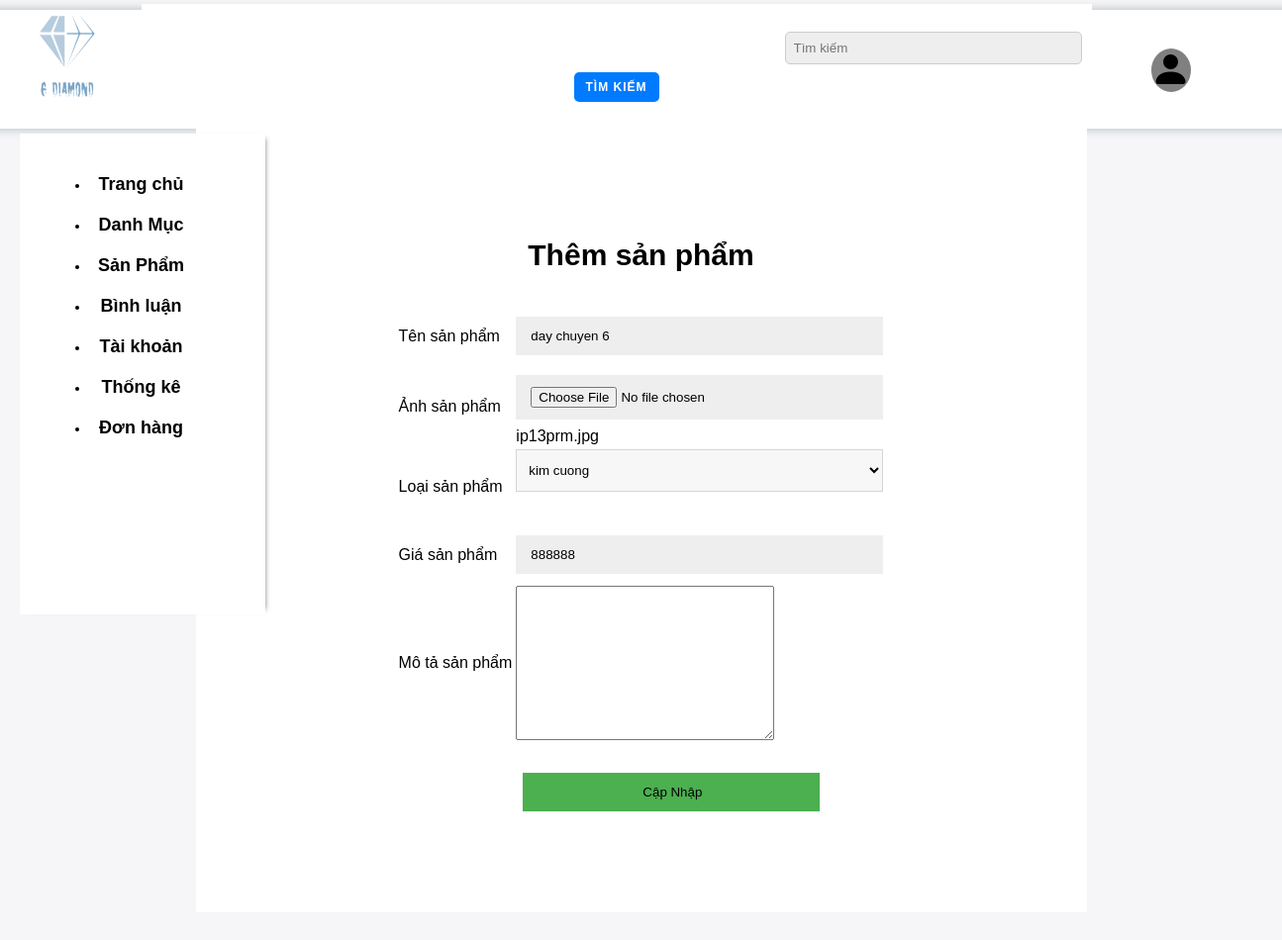
The page /admin/index.php?act=suasp&id=22 on the database its author committed.
### tables this page shows
CREATE TABLE `sanpham` (
  `id` int(10) NOT NULL,
  `name` varchar(255) NOT NULL,
  `price` double(10,2) DEFAULT 0.00,
  `img` varchar(255) DEFAULT NULL,
  `mota` text DEFAULT NULL,
  `luotxem` int(11) DEFAULT 0,
  `iddm` int(11) NOT NULL,
  `trangthai` int(11) NOT NULL
);

### model/pdo.php (called while the page is built, shortened)
<?php
function pdo_get_connection(){
    $servername = "localhost";
    $username = "root";
    $password = "";
    try {
        $conn = new PDO("mysql:host=$servername;dbname=duan", $username, $password);
        $conn->setAttribute(PDO::ATTR_ERRMODE, PDO::ERRMODE_EXCEPTION);
        return $conn;
    } catch(PDOException $e) {
        echo "Connection failed: " . $e->getMessage();
    }
}
function pdo_query($sql){
    $sql_args=array_slice(func_get_args(),1);
    try{
        $conn=pdo_get_connection();
        $stmt=$conn->prepare($sql);
        $stmt->execute($sql_args);
        $rows=$stmt->fetchAll();
        return $rows;
    }
    catch(PDOException $e){
        throw $e;
    }
    finally{
        unset($conn);
    }
}
function pdo_query_one($sql){
    $sql_args=array_slice(func_get_args(),1);
    try{
        $conn=pdo_get_connection();
        $stmt=$conn->prepare($sql);
        $stmt->execute($sql_args);
        $row=$stmt->fetch(PDO::FETCH_ASSOC);
        return $row;
    }
    catch(PDOException $e){
        throw $e;
    }
    finally{
        unset($conn);
    }
}
?>

### model/sanpham.php (called while the page is built, shortened)
<?php
function loadone_sanpham($id){
    $sql = "select * from sanpham where id = $id";
    $result = pdo_query_one($sql);
    return $result;
}
    ?>

### model/danhmuc.php (called while the page is built, shortened)
<?php
function loadall_danhmuc(){
    $sql="select * from danhmuc order by id desc";
    $listdanhmuc=pdo_query($sql);
    return  $listdanhmuc;
}
?>

### admin/sanpham/update.php (the view, shortened to what this page needs)
<!-- <?php
        if (is_array($sanpham)) {
            extract($sanpham);
        }
        ?> -->
<br>
<html lang="en">
<head>
</head>
<body>
    <div class="form1">
        <form action="index.php?act=updatesp" method="post" enctype="multipart/form-data" name="#">
            <h2>Thêm sản phẩm</h2>
            <table class="add">
                <tr>
                    <td>Tên sản phẩm</td>
                    <td><input type="text" name="name" id="" value="<?php echo $name ?>"></td>
                </tr>
                <tr>
                    <td>Ảnh sản phẩm</td>
                    <td><input type="file" name="img" id="">
                        <?php echo $img ?>
                    </td>
                </tr>
                <tr>
                    <td>Loại sản phẩm</td>
                    <td><select name="iddm" id="">
                            <?php
                            foreach ($listdanhmuc as $danhmuc) {
                                if ($danhmuc['id'] == $danhmuc['name']) $s = "selected";
                                else $s = "";
                                echo '<option value="' . $danhmuc['id'] . '" ' . $s . '>' . $danhmuc['name'] . '</option>';
                            };
                            ?>
                        </select>
                </tr>
                <tr>
                    <td>Giá sản phẩm</td>
                    <td><input type="text" name="price" id="" value="<?php echo $price ?>"></td>
                </tr>
                <tr>
                    <td>Mô tả sản phẩm</td>
                    <td><textarea name="mota" id="" cols="30" rows="10" value="<?php echo $mota ?>"></textarea></td>
                </tr>
            </table>
            <input class="sb" type="submit" name="capnhap" value=" Cập Nhập">
        </form>
    </div>
</body>
</html>

### css/cssQ.css (style rules this page uses)
body { background: #fff; min-height: 100vh; vertical-align: middle; display: flex; font-family: sans-serif; font-size: 0.8rem; font-weight: bold; }
select { border: 1px solid rgba(0, 0, 0, 0.137); padding: 1.5vh 1vh; margin-bottom: 4vh; outline: none; width: 100%; background-color: rgb(247, 247, 247); }
input { border: 1px solid rgba(0, 0, 0, 0.137); padding: 1vh; margin-bottom: 4vh; outline: none; width: 100%; background-color: rgb(247, 247, 247); }
* { box-sizing: border-box; }
body { background: #f6f5f7; display: flex; justify-content: center; align-items: center; flex-direction: column; font-family: "Montserrat", sans-serif; margin: -20px 0 50px; }
h2 { text-align: center; }
form { background-color: #ffffff; display: flex; align-items: center; justify-content: center; flex-direction: column; padding: -2px 40px; height: 100%; text-align: center; }
input { background-color: #eee; border: none; padding: 12px 15px; margin: 8px 0; width: 100%; }
.admin-header { margin-top: 10px; }

### admin/sanpham/update.php (style rules this page uses)
.form1 { width: 900px; height: 800px; margin-top: -23px; }
.form1 h2 { text-align: center; font-size: 30px; }
.form1 table { margin-top: 10px; }
.add { margin-top: -50px; }
.sb { margin-top: 30px; width: 300px; margin-left: 60px; background-color: #4CAF50; }

### rows shown on the page
sanpham: name "day chuyen 6", img "ip13prm.jpg", price "888888"

### other values the page prints
form field iddm "kim cuong"
